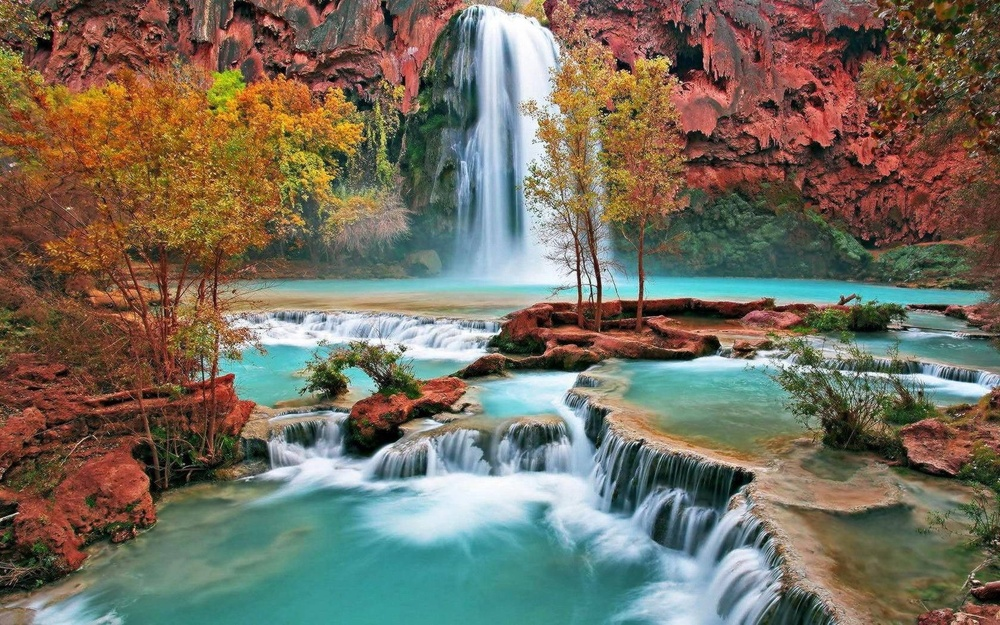
%> input picture Quiz 1/Ex1.jpg, 1000 x 625 px, shrunk from 1680 x 1050 before the run
$ octave Ex1.m   (GNU Octave 9; MATLAB toolbox functions it lacks are replaced by stand-ins)
%> lines starting %> are read from the running program, lines starting %| are printed output that depends on the picture
##Ex1. Image Sensing and Acquisition

clear, clc, close all;
pkg load image;
FS = 15;

################################################################################

##Read a given color image (‘Ex1.jpg’). Display the original image and its tricolor
##elements: Red (R), Green (G) and Blue (B) separately.
Img = imread('Ex1.jpg');
%> Img is the input picture: size 625x1000x3 uint8; mean R, G, B 116, 109.8, 95.2
R = Img(:, :, 1);
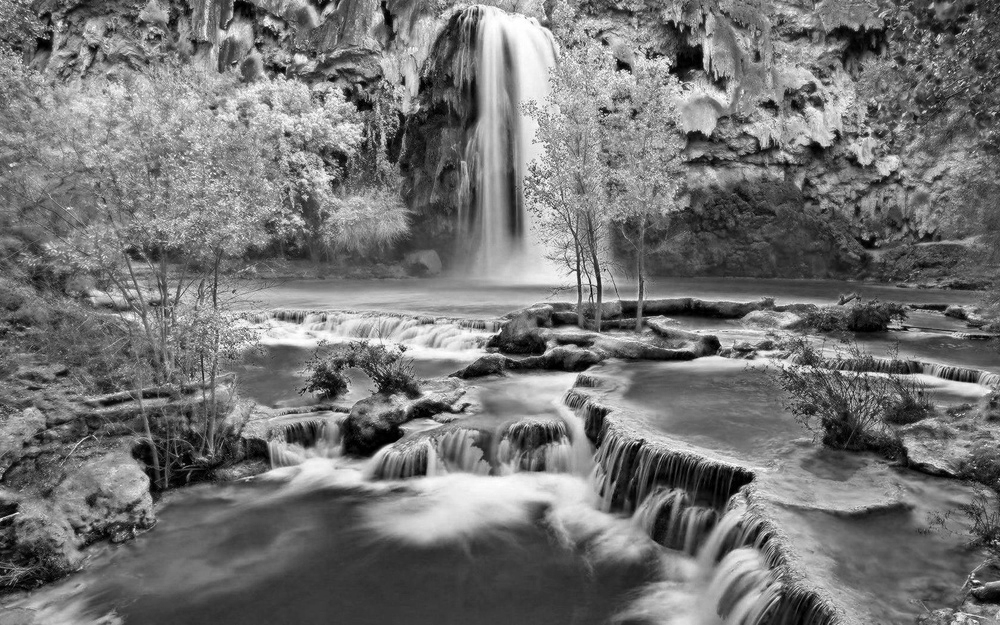
%> R: size 625x1000 uint8; min 0, max 255, mean 116
G = Img(:, :, 2);
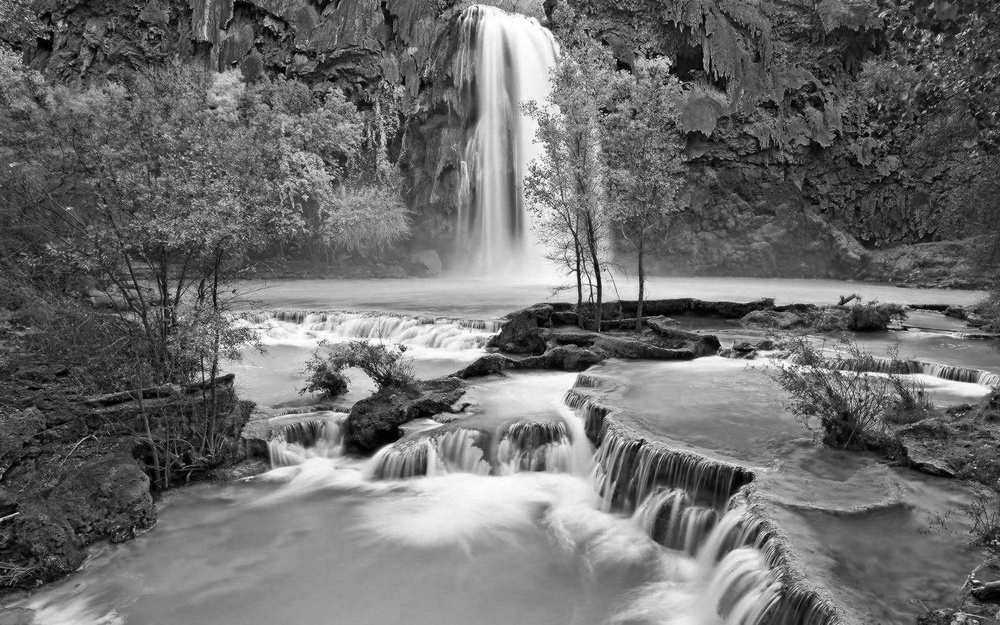
%> G: size 625x1000 uint8; min 0, max 255, mean 109.8
B = Img(:, :, 3);
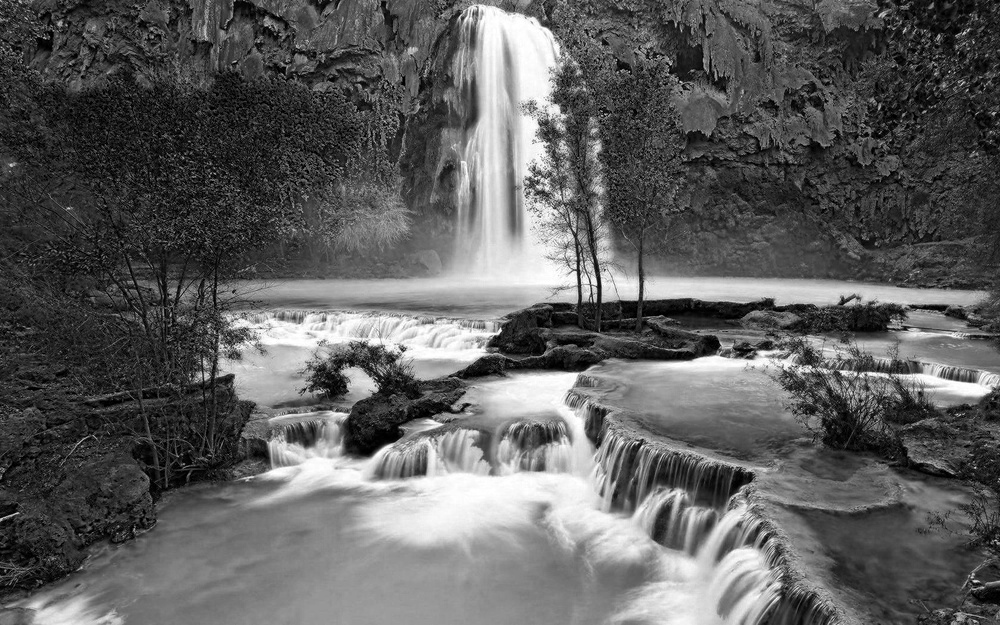
%> B: size 625x1000 uint8; min 0, max 255, mean 95.2

figure(1), clf;
subplot(2, 2, 1), imshow(Img), title('Original Image', "fontsize", FS);
subplot(2, 2, 2), imshow(R), title('Red elements Image', "fontsize", FS);
subplot(2, 2, 3), imshow(G), title('Green elements Image', "fontsize", FS);
subplot(2, 2, 4), imshow(B), title('Blue elements Image', "fontsize", FS);

##2. Reorder the three components to create a new image as (BRG)
BRG = cat(3, B, R, G);
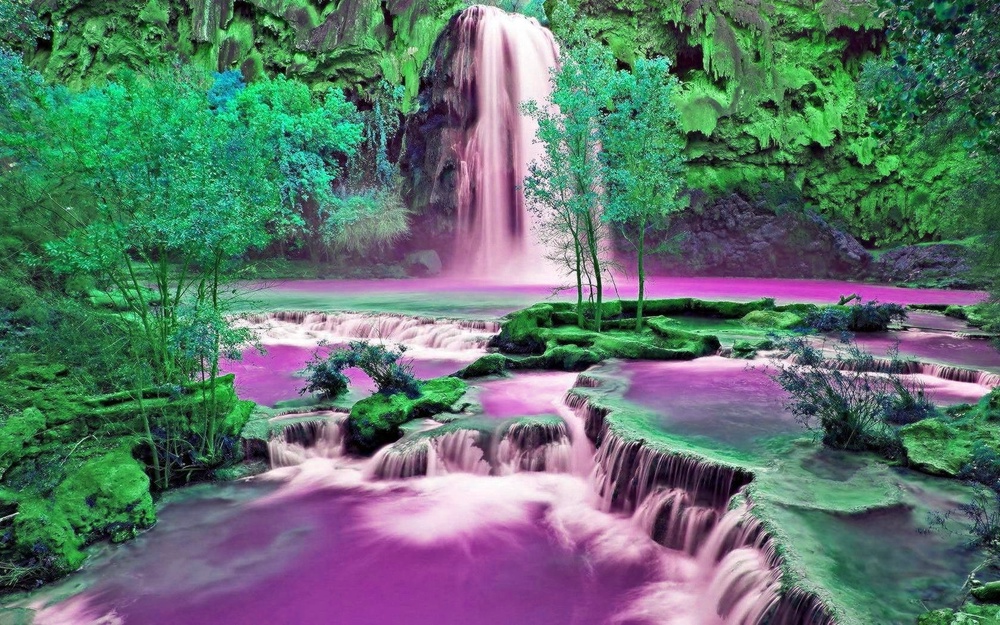
%> BRG: size 625x1000x3 uint8; mean R, G, B 95.2, 116, 109.8

figure(2), clf;
subplot(1, 1, 1), imshow(BRG), title('Reorder Image (BRG)', "fontsize", FS);

##3. Make the original image increase the contrast by a gamma correction scale 1.2,
## then darker 80% using a scale value.
gamma = 1.2;
enhance_Img = uint8(255 * ((double(Img) / 255) .^ gamma));
scale = 0.8;
scaled_Img = uint8(double(Img) * scale);
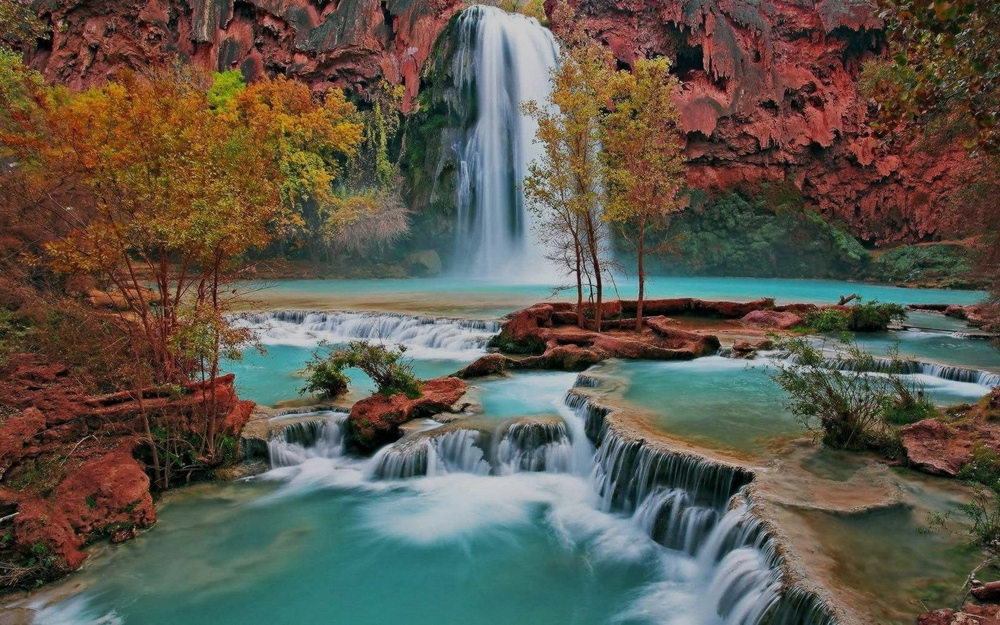
%> scaled_Img: size 625x1000x3 uint8; mean R, G, B 92.8, 87.8, 76.1

figure(3), clf;
subplot(1, 2, 1), imshow(enhance_Img), title('Contrast Image', "fontsize", FS);
subplot(1, 2, 2), imshow(scaled_Img), title('Scale Image', "fontsize", FS);

##4. Quantize and display the grayscale image using 2 bits, 4 bits, 6 bits and 8 bits.
## Visualize the effect of the operations.
gray_Img = rgb2gray(Img);
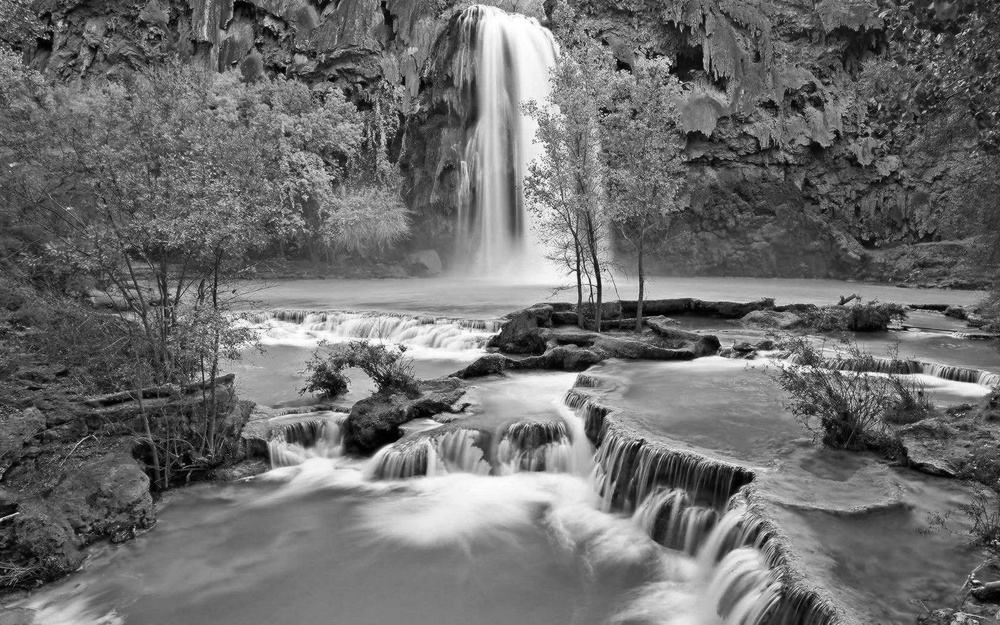
%> gray_Img: size 625x1000 uint8; min 0, max 255, mean 110

quant_levels = [2, 4, 6, 8];
figure;
for i = 1 : length(quant_levels)
  NumOfBit = quant_levels(i);
  NumOfLevel = 2 .^ NumOfBit;
  LevelGap = 256 / NumOfLevel;
  quantized_Img = uint8(floor(double(gray_Img) / LevelGap) * LevelGap);

  subplot(2, 2, i);
  imshow(quantized_Img);
  name = [num2str(NumOfBit) '-bits'];
  title(name, "fontsize", FS);
end
%> this loop made 4 passes
%> pass 1, `quantized_Img = uint8(floor(double(gray_Img) / LevelGap) * LevelGap);`:
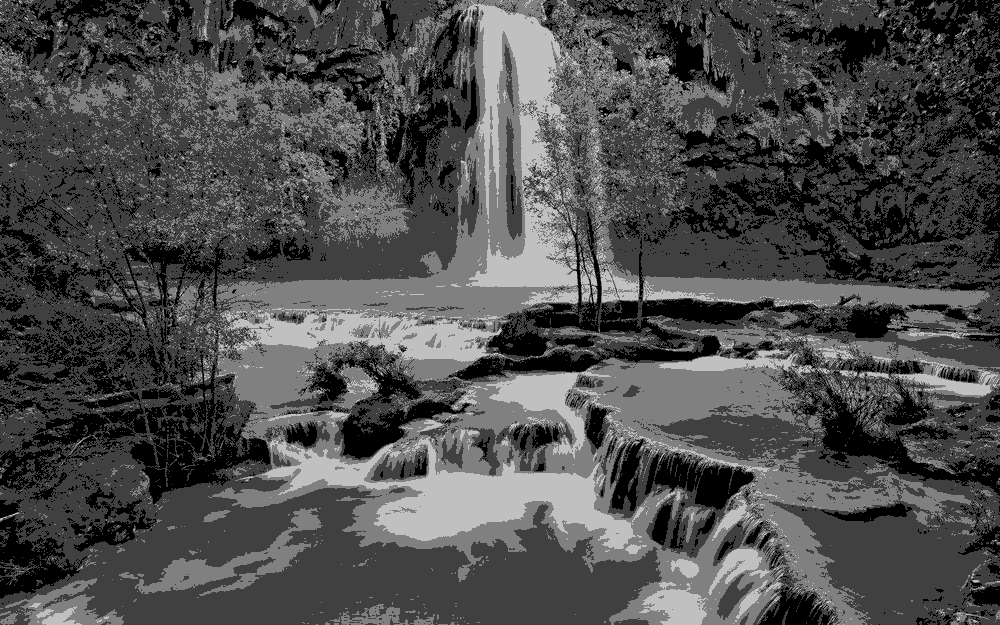
%> quantized_Img: size 625x1000 uint8; min 0, max 192, mean 77.4
